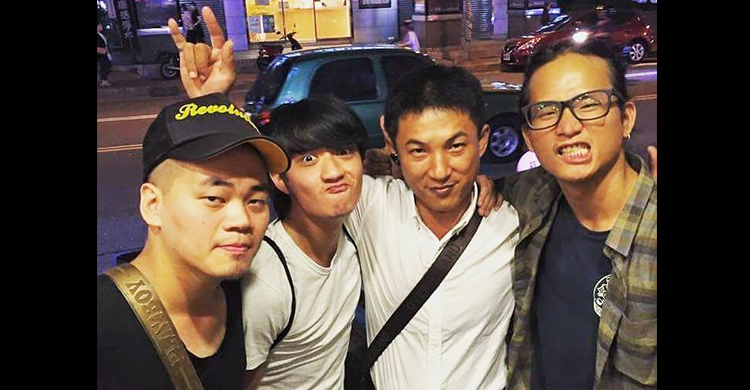
#> input picture pingWei.jpg, 750 x 390 px
$ python opencv_20190331.py
#> lines starting #> are read from the running program, lines starting #| are printed output that depends on the picture
import cv2
import numpy as np
import matplotlib.pyplot as plt

img = cv2.imread('pingWei.jpg', 0)
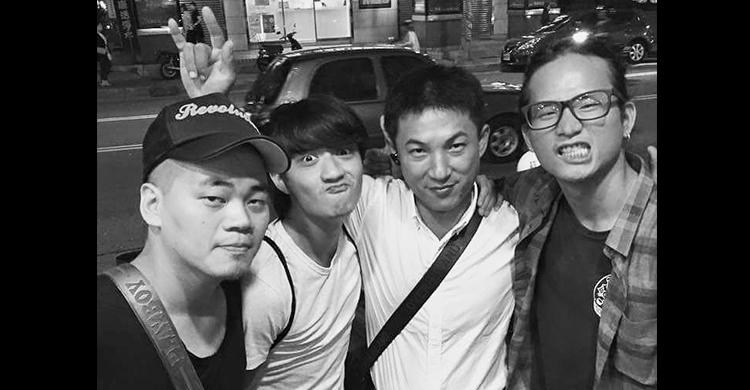
#> img: shape (390, 750); min 0, max 255, mean 81.2

'''
cv2.imshow('標題', img)
cv2.waitKey(0)
cv2.destroyAllWindows()
'''
plt.imshow(img, cmap='gray', interpolation='bicubic')
plt.plot([50,100], [80,100], 'r', linewidth=5)
plt.show()
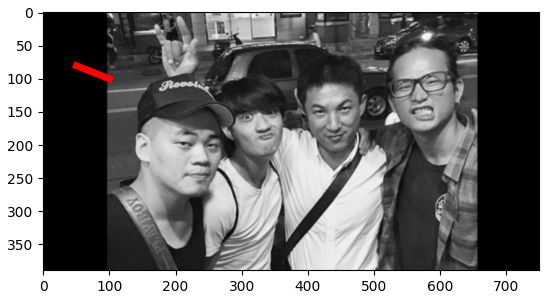
#> figure drawn by matplotlib, 1 panel

cv2.imwrite('pingWei4.jpg',img)

$ run again, with Africa.jpg copied over pingWei.jpg
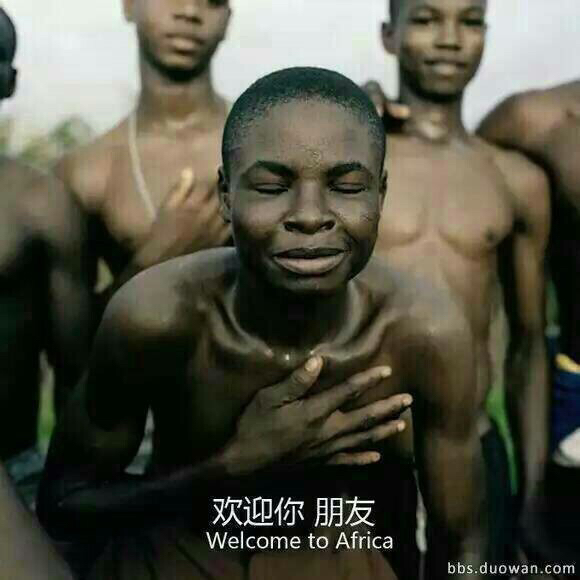
#> input picture Africa.jpg, 580 x 580 px
#> `img = cv2.imread('pingWei.jpg', 0)`:
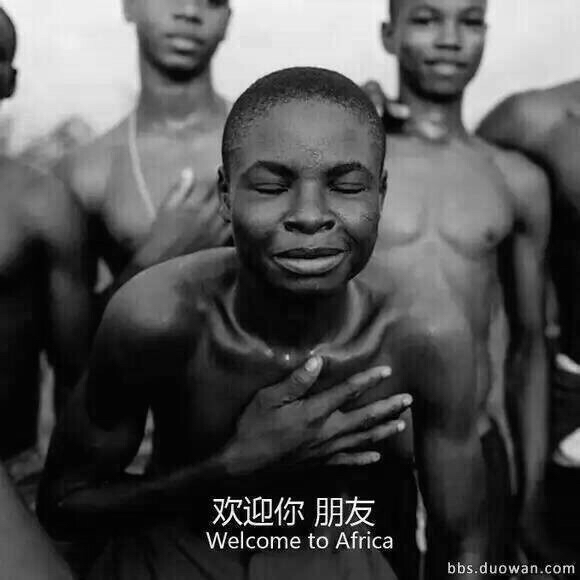
#> img: shape (580, 580); min 0, max 255, mean 79.5
#> `plt.show()`:
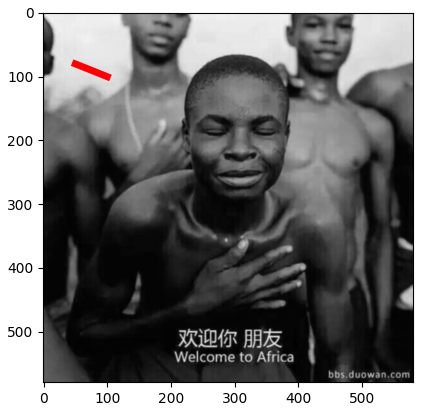
#> figure drawn by matplotlib, 1 panel

$ run again, with G20.jpg copied over pingWei.jpg
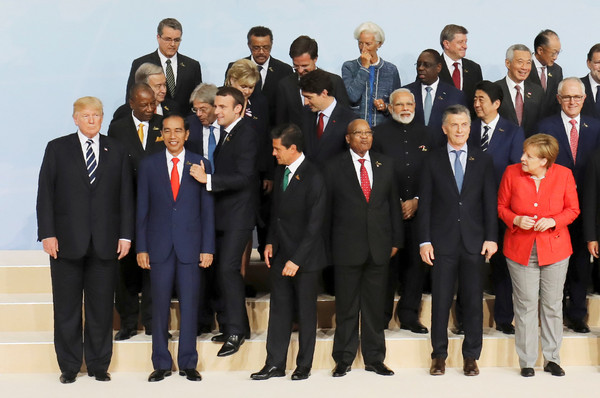
#> input picture G20.jpg, 600 x 398 px
#> `img = cv2.imread('pingWei.jpg', 0)`:
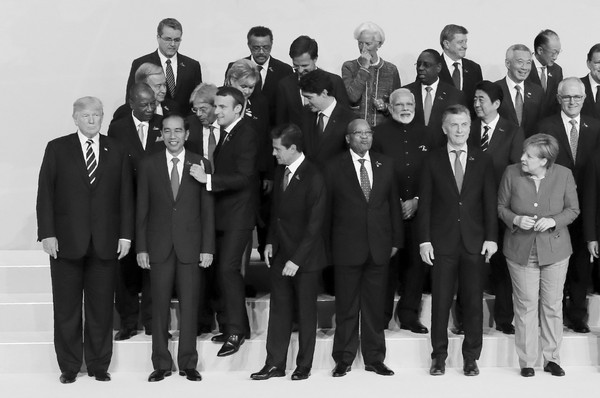
#> img: shape (398, 600); min 0, max 255, mean 112
#> `plt.show()`:
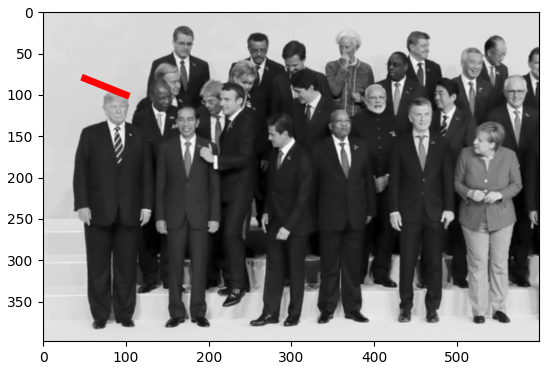
#> figure drawn by matplotlib, 1 panel
